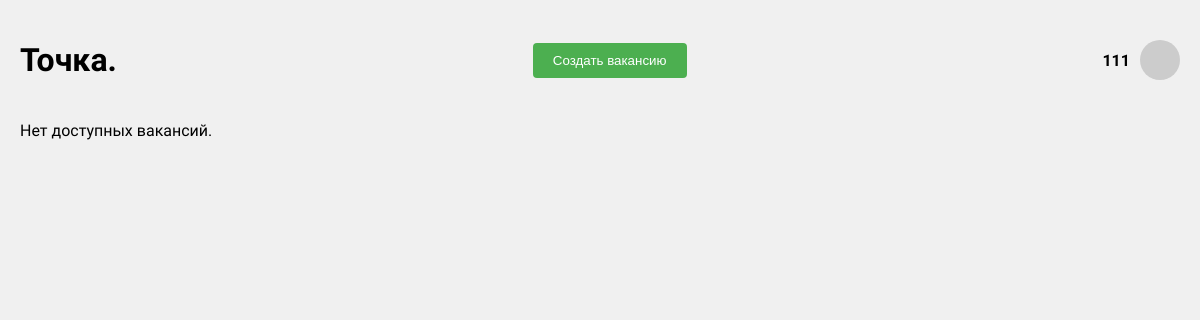
/main (signed in), run on an earlier commit of the app's database.
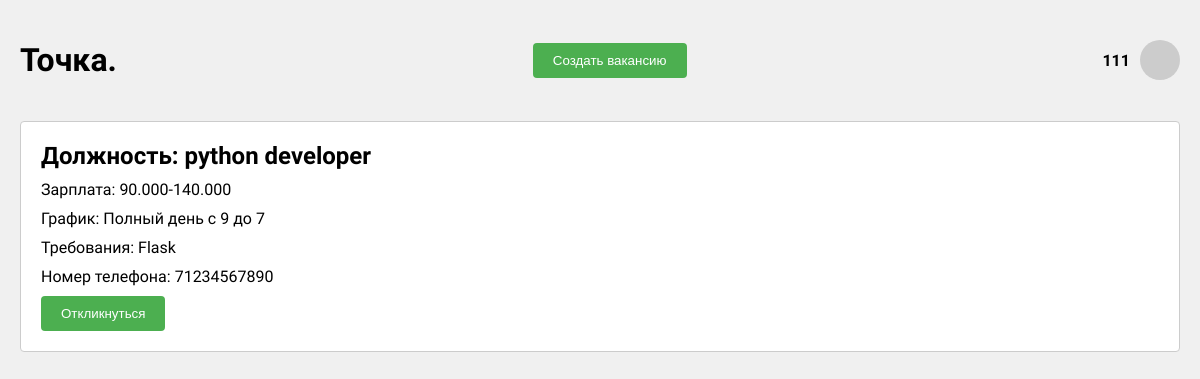
And on a later commit of the database.
### app.py (models this page shows)
class User(db.Model):
    id = db.Column(db.Integer, primary_key=True)
    username = db.Column(db.String(150), nullable=False, unique=True)
    password = db.Column(db.String(150), nullable=False)

class Job(db.Model):
    id = db.Column(db.Integer, primary_key=True)
    title = db.Column(db.String(100), nullable=False)
    salary = db.Column(db.String(50), nullable=False)
    schedule = db.Column(db.String(50), nullable=False)
    requirements = db.Column(db.Text, nullable=False)
    user_id = db.Column(db.Integer, db.ForeignKey('user.id'), nullable=False)
    number = db.Column(db.String(15), nullable=False)
    user = db.relationship('User', backref=db.backref('jobs', lazy=True))

### app.py (the view)
@app.route("/main", methods=['GET', "POST"])
def main():
    if g.user is None:
        flash("Пожалуйста, авторизуйтесь, чтобы просматривать объявления.", "danger")
        return redirect(url_for("login_view"))
    jobs = Job.query.all()  # Получаем все вакансии
    return render_template("main.html", jobs=jobs)

### app.py (called while the page is built)
@app.before_request
def load_user():
    user_id = session.get("user_id")
    if user_id:
        g.user = User.query.get(user_id)
    else:
        g.user = None

### templates/main.html (shortened to what this page needs)
<!DOCTYPE html>
<html lang="ru">
<head>
</head>
<body>
    <div class="header">
        <div class="print">
            <h1>Точка.</h1>
        </div>
        <div class="make_branch">
            <button class="make_branch_button" onclick="createJob()">Создать вакансию</button>
        </div>
        {% if session.get('user_id') %}
            {% if g.user %}
                <div class="account">
                    <h4 id="account-toggle" style="cursor: pointer;">{{ g.user.username }}</h4>
                    <div class="avatar"></div>
                </div>
            {% endif %}
        {% else %}
            <a href="{{ url_for('login_view') }}">Войти</a>
        {% endif %}
    </div>
    <div class="job-list">
        {% if jobs %}
            {% for job in jobs %}
            <div class="job-item">
                <div class="job-title">Должность: {{ job.title }}</div>
                <div class="job-details">Зарплата: {{ job.salary }}</div>
                <div class="job-details">График: {{ job.schedule }}</div>
                <div class="job-details">Требования: {{ job.requirements }}</div>
                <div class="job-details">Номер телефона: {{ job.number }}</div>
                <button class="apply-button" onclick="alert('Телефон работодателя: 123-456-7890')">Откликнуться</button>
            </div>
            {% endfor %}
        {% else %}
            <p>Нет доступных вакансий.</p>
        {% endif %}
    </div>
</body>
</html>

### templates/main.html (style rules this page uses)
body { font-family: 'Ubuntu', sans-serif; margin: 20px; background-color: #f0f0f0; }
.header { display: flex; justify-content: space-between; align-items: center; }
.print { margin-top: 0; }
.account { text-align: right; display: flex; align-items: center; position: relative; }
.avatar { width: 40px; height: 40px; border-radius: 50%; margin-left: 10px; background-color: #ccc; }
.job-list { margin-top: 20px; }
.job-item { background-color: white; border: 1px solid #ccc; border-radius: 4px; padding: 20px; margin-bottom: 20px; }
.job-title { font-size: 24px; font-weight: bold; }
.job-details { margin: 10px 0; }
.apply-button { padding: 10px 20px; background-color: #4CAF50; color: white; border: none; border-radius: 4px; cursor: pointer; }
.make_branch_button { padding: 10px 20px; background-color: #4CAF50; color: white; border: none; border-radius: 4px; cursor: pointer; }

What changed in the data, as far as the page shows it:
added Job: title "python developer", salary "90.000-140.000", schedule "Полный день с 9 до 7", requirements "Flask", number "71234567890"
Also different on the page:
text no longer shown: "Нет доступных вакансий."
